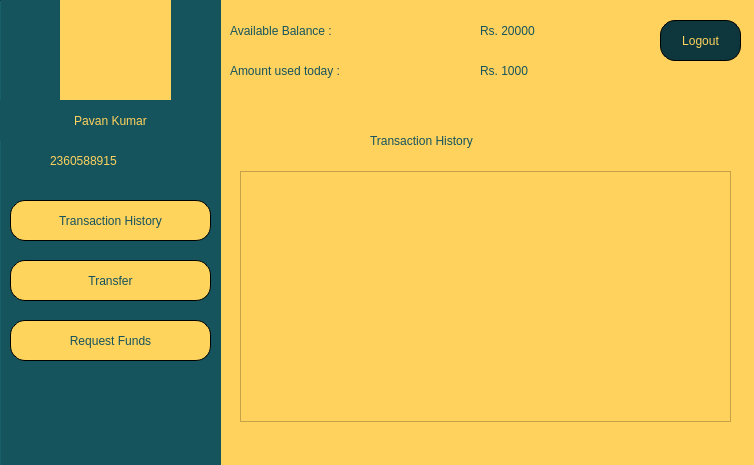
<?xml version="1.0" encoding="UTF-8"?>
<ui version="4.0">
 <class>MainWindow</class>
 <widget class="QMainWindow" name="MainWindow">
  <property name="geometry">
   <rect>
    <x>0</x>
    <y>0</y>
    <width>754</width>
    <height>465</height>
   </rect>
  </property>
  <property name="windowTitle">
   <string>MainWindow</string>
  </property>
  <property name="styleSheet">
   <string notr="true">background-color: rgb(255, 210, 93);</string>
  </property>
  <widget class="QWidget" name="centralwidget">
   <widget class="Line" name="line">
    <property name="geometry">
     <rect>
      <x>-220</x>
      <y>0</y>
      <width>441</width>
      <height>471</height>
     </rect>
    </property>
    <property name="styleSheet">
     <string notr="true">background-color: rgb(21, 82, 93);
background-color: rgb(21, 84, 93);</string>
    </property>
    <property name="orientation">
     <enum>Qt::Vertical</enum>
    </property>
   </widget>
   <widget class="QLabel" name="label">
    <property name="geometry">
     <rect>
      <x>60</x>
      <y>0</y>
      <width>111</width>
      <height>121</height>
     </rect>
    </property>
    <property name="styleSheet">
     <string notr="true">
background-image: url(:/logo/assets/logo3_1.png);</string>
    </property>
    <property name="text">
     <string/>
    </property>
    <property name="pixmap">
     <pixmap>:/logo/assets/logo3_1.png</pixmap>
    </property>
    <property name="scaledContents">
     <bool>true</bool>
    </property>
   </widget>
   <widget class="QPushButton" name="transaction_btn">
    <property name="geometry">
     <rect>
      <x>10</x>
      <y>200</y>
      <width>201</width>
      <height>41</height>
     </rect>
    </property>
    <property name="styleSheet">
     <string notr="true">QPushButton {
font: italic 18pt &quot;Goudy Old Style&quot;;
background-color: rgb(255, 212, 93);
color: rgb(21, 82, 93);
border: 1px solid;
border-radius: 15px;
}
QPushButton:hover {
background-color:rgb(14, 54, 61);
color:rgb(255,212,93);
}</string>
    </property>
    <property name="text">
     <string>Transaction History</string>
    </property>
   </widget>
   <widget class="QPushButton" name="transfer_btn">
    <property name="geometry">
     <rect>
      <x>10</x>
      <y>260</y>
      <width>201</width>
      <height>41</height>
     </rect>
    </property>
    <property name="styleSheet">
     <string notr="true">QPushButton {
font: italic 18pt &quot;Goudy Old Style&quot;;
background-color: rgb(255, 212, 93);
color: rgb(21, 82, 93);
border: 1px solid;
border-radius: 15px;
}
QPushButton:hover {
background-color:rgb(14, 54, 61);
color:rgb(255,212,93);
}</string>
    </property>
    <property name="text">
     <string>Transfer</string>
    </property>
   </widget>
   <widget class="QPushButton" name="deposit_btn">
    <property name="geometry">
     <rect>
      <x>10</x>
      <y>320</y>
      <width>201</width>
      <height>41</height>
     </rect>
    </property>
    <property name="styleSheet">
     <string notr="true">QPushButton {
font: italic 18pt &quot;Goudy Old Style&quot;;
background-color: rgb(255, 212, 93);
color: rgb(21, 82, 93);
border: 1px solid;
border-radius: 15px;
}
QPushButton:hover {
background-color:rgb(14, 54, 61);
color:rgb(255,212,93);
}</string>
    </property>
    <property name="text">
     <string>Request Funds</string>
    </property>
   </widget>
   <widget class="QLabel" name="label_2">
    <property name="geometry">
     <rect>
      <x>0</x>
      <y>100</y>
      <width>221</width>
      <height>41</height>
     </rect>
    </property>
    <property name="styleSheet">
     <string notr="true">background-color: rgb(21, 84, 93);
color: rgb(255, 210, 93);
font: 75 24pt &quot;Goudy Old Style&quot;;</string>
    </property>
    <property name="text">
     <string>Pavan Kumar</string>
    </property>
    <property name="alignment">
     <set>Qt::AlignCenter</set>
    </property>
   </widget>
   <widget class="QStackedWidget" name="stackedWidget">
    <property name="geometry">
     <rect>
      <x>230</x>
      <y>110</y>
      <width>521</width>
      <height>351</height>
     </rect>
    </property>
    <property name="currentIndex">
     <number>0</number>
    </property>
    <widget class="QWidget" name="transaction_page">
     <widget class="QLabel" name="label_10">
      <property name="geometry">
       <rect>
        <x>140</x>
        <y>10</y>
        <width>221</width>
        <height>41</height>
       </rect>
      </property>
      <property name="styleSheet">
       <string notr="true">color: rgb(21, 84, 93);
font: 75 20pt &quot;Goudy Old Style&quot;;</string>
      </property>
      <property name="text">
       <string>Transaction History</string>
      </property>
     </widget>
     <widget class="QTableWidget" name="History_table">
      <property name="geometry">
       <rect>
        <x>10</x>
        <y>61</y>
        <width>491</width>
        <height>251</height>
       </rect>
      </property>
      <property name="styleSheet">
       <string notr="true">font: 75 14pt &quot;Goudy Old Style&quot;;
color: rgb(0, 0, 0);</string>
      </property>
     </widget>
    </widget>
    <widget class="QWidget" name="withdraw_page"/>
    <widget class="QWidget" name="depost_page">
     <widget class="QLabel" name="label_5">
      <property name="geometry">
       <rect>
        <x>180</x>
        <y>30</y>
        <width>111</width>
        <height>41</height>
       </rect>
      </property>
      <property name="styleSheet">
       <string notr="true">background-color: rgb(255, 210, 93);
color: rgb(21, 84, 93);
font: 75 24pt &quot;Goudy Old Style&quot;;
 </string>
      </property>
      <property name="text">
       <string>Deposit</string>
      </property>
     </widget>
     <widget class="QLabel" name="label_18">
      <property name="geometry">
       <rect>
        <x>20</x>
        <y>130</y>
        <width>251</width>
        <height>41</height>
       </rect>
      </property>
      <property name="styleSheet">
       <string notr="true">background-color: rgb(255, 210, 93);
color: rgb(21, 84, 93);
font: 75 18pt &quot;Goudy Old Style&quot;;
 </string>
      </property>
      <property name="text">
       <string>Enter Amount to Request</string>
      </property>
     </widget>
     <widget class="QLineEdit" name="Deposit_amnt_edt">
      <property name="geometry">
       <rect>
        <x>310</x>
        <y>140</y>
        <width>141</width>
        <height>21</height>
       </rect>
      </property>
     </widget>
     <widget class="QPushButton" name="deposit_btn_child">
      <property name="geometry">
       <rect>
        <x>140</x>
        <y>210</y>
        <width>201</width>
        <height>41</height>
       </rect>
      </property>
      <property name="styleSheet">
       <string notr="true">QPushButton {
font: italic 18pt &quot;Goudy Old Style&quot;;
background-color: rgb(255, 212, 93);
color: rgb(21, 82, 93);
border: 1px solid;
border-radius: 15px;
}
QPushButton:hover {
background-color:rgb(14, 54, 61);
color:rgb(255,212,93);
}</string>
      </property>
      <property name="text">
       <string>Request</string>
      </property>
     </widget>
    </widget>
    <widget class="QWidget" name="transfer_page">
     <widget class="QStackedWidget" name="Transfer_widget">
      <property name="geometry">
       <rect>
        <x>20</x>
        <y>69</y>
        <width>481</width>
        <height>251</height>
       </rect>
      </property>
      <property name="currentIndex">
       <number>1</number>
      </property>
      <widget class="QWidget" name="verify_account_page">
       <widget class="QLabel" name="label_6">
        <property name="geometry">
         <rect>
          <x>20</x>
          <y>50</y>
          <width>211</width>
          <height>41</height>
         </rect>
        </property>
        <property name="styleSheet">
         <string notr="true">color: rgb(21, 84, 93);
font: 75 14pt &quot;Goudy Old Style&quot;;</string>
        </property>
        <property name="text">
         <string>Enter Account Number</string>
        </property>
       </widget>
       <widget class="QLineEdit" name="acc_edt">
        <property name="geometry">
         <rect>
          <x>260</x>
          <y>60</y>
          <width>181</width>
          <height>31</height>
         </rect>
        </property>
        <property name="styleSheet">
         <string notr="true">color: rgb(21, 84, 93);
font: 75 18pt &quot;Goudy Old Style&quot;;</string>
        </property>
       </widget>
       <widget class="QPushButton" name="verify_btn">
        <property name="geometry">
         <rect>
          <x>130</x>
          <y>140</y>
          <width>201</width>
          <height>41</height>
         </rect>
        </property>
        <property name="styleSheet">
         <string notr="true">QPushButton {
font: italic 18pt &quot;Goudy Old Style&quot;;
background-color: rgb(255, 212, 93);
color: rgb(21, 82, 93);
border: 1px solid;
border-radius: 15px;
}
QPushButton:hover {
background-color:rgb(14, 54, 61);
color:rgb(255,212,93);
}</string>
        </property>
        <property name="text">
         <string>Verify</string>
        </property>
       </widget>
      </widget>
      <widget class="QWidget" name="amount_enter_page">
       <widget class="QLabel" name="label_13">
        <property name="geometry">
         <rect>
          <x>90</x>
          <y>40</y>
          <width>81</width>
          <height>21</height>
         </rect>
        </property>
        <property name="styleSheet">
         <string notr="true">color: rgb(21, 84, 93);
font: 75 14pt &quot;Goudy Old Style&quot;;</string>
        </property>
        <property name="text">
         <string>Name</string>
        </property>
       </widget>
       <widget class="QLineEdit" name="Name_edt">
        <property name="geometry">
         <rect>
          <x>240</x>
          <y>30</y>
          <width>161</width>
          <height>31</height>
         </rect>
        </property>
        <property name="styleSheet">
         <string notr="true">color: rgb(21, 84, 93);
font: 75 16pt &quot;Goudy Old Style&quot;;</string>
        </property>
       </widget>
       <widget class="QLabel" name="label_14">
        <property name="geometry">
         <rect>
          <x>90</x>
          <y>80</y>
          <width>121</width>
          <height>21</height>
         </rect>
        </property>
        <property name="styleSheet">
         <string notr="true">color: rgb(21, 84, 93);
font: 75 14pt &quot;Goudy Old Style&quot;;</string>
        </property>
        <property name="text">
         <string>Enter Amount</string>
        </property>
       </widget>
       <widget class="QLineEdit" name="Name_edt_2">
        <property name="geometry">
         <rect>
          <x>240</x>
          <y>70</y>
          <width>161</width>
          <height>31</height>
         </rect>
        </property>
        <property name="styleSheet">
         <string notr="true">color: rgb(21, 84, 93);
font: 75 16pt &quot;Goudy Old Style&quot;;</string>
        </property>
       </widget>
       <widget class="QLineEdit" name="Name_edt_3">
        <property name="geometry">
         <rect>
          <x>240</x>
          <y>110</y>
          <width>161</width>
          <height>31</height>
         </rect>
        </property>
        <property name="styleSheet">
         <string notr="true">color: rgb(21, 84, 93);
font: 75 16pt &quot;Goudy Old Style&quot;;</string>
        </property>
       </widget>
       <widget class="QLabel" name="label_15">
        <property name="geometry">
         <rect>
          <x>90</x>
          <y>120</y>
          <width>141</width>
          <height>21</height>
         </rect>
        </property>
        <property name="styleSheet">
         <string notr="true">color: rgb(21, 84, 93);
font: 75 14pt &quot;Goudy Old Style&quot;;</string>
        </property>
        <property name="text">
         <string>Re- Enter Amount</string>
        </property>
       </widget>
       <widget class="QPushButton" name="confirm_btn">
        <property name="geometry">
         <rect>
          <x>150</x>
          <y>190</y>
          <width>201</width>
          <height>41</height>
         </rect>
        </property>
        <property name="styleSheet">
         <string notr="true">QPushButton {
font: italic 18pt &quot;Goudy Old Style&quot;;
background-color: rgb(255, 212, 93);
color: rgb(21, 82, 93);
border: 1px solid;
border-radius: 15px;
}
QPushButton:hover {
background-color:rgb(14, 54, 61);
color:rgb(255,212,93);
}</string>
        </property>
        <property name="text">
         <string>Confirm</string>
        </property>
       </widget>
       <widget class="QLabel" name="label_19">
        <property name="geometry">
         <rect>
          <x>90</x>
          <y>160</y>
          <width>141</width>
          <height>21</height>
         </rect>
        </property>
        <property name="styleSheet">
         <string notr="true">color: rgb(21, 84, 93);
font: 75 14pt &quot;Goudy Old Style&quot;;</string>
        </property>
        <property name="text">
         <string>Message</string>
        </property>
       </widget>
       <widget class="QLineEdit" name="message_edt">
        <property name="geometry">
         <rect>
          <x>240</x>
          <y>150</y>
          <width>161</width>
          <height>31</height>
         </rect>
        </property>
        <property name="styleSheet">
         <string notr="true">color: rgb(21, 84, 93);
font: 75 16pt &quot;Goudy Old Style&quot;;</string>
        </property>
       </widget>
      </widget>
      <widget class="QWidget" name="Confirm_amount_page">
       <widget class="QLabel" name="label_12">
        <property name="geometry">
         <rect>
          <x>80</x>
          <y>60</y>
          <width>131</width>
          <height>21</height>
         </rect>
        </property>
        <property name="styleSheet">
         <string notr="true">color: rgb(21, 84, 93);
font: 75 14pt &quot;Goudy Old Style&quot;;</string>
        </property>
        <property name="text">
         <string>Username</string>
        </property>
       </widget>
       <widget class="QLineEdit" name="lineEdit">
        <property name="geometry">
         <rect>
          <x>280</x>
          <y>60</y>
          <width>161</width>
          <height>31</height>
         </rect>
        </property>
        <property name="styleSheet">
         <string notr="true">color: rgb(21, 84, 93);
font: 75 18pt &quot;Goudy Old Style&quot;;</string>
        </property>
       </widget>
       <widget class="QLabel" name="label_16">
        <property name="geometry">
         <rect>
          <x>80</x>
          <y>100</y>
          <width>131</width>
          <height>21</height>
         </rect>
        </property>
        <property name="styleSheet">
         <string notr="true">color: rgb(21, 84, 93);
font: 75 14pt &quot;Goudy Old Style&quot;;</string>
        </property>
        <property name="text">
         <string>Password</string>
        </property>
       </widget>
       <widget class="QLineEdit" name="lineEdit_2">
        <property name="geometry">
         <rect>
          <x>280</x>
          <y>100</y>
          <width>161</width>
          <height>31</height>
         </rect>
        </property>
        <property name="styleSheet">
         <string notr="true">color: rgb(21, 84, 93);
font: 75 18pt &quot;Goudy Old Style&quot;;</string>
        </property>
       </widget>
       <widget class="QPushButton" name="Transfer_btn">
        <property name="geometry">
         <rect>
          <x>130</x>
          <y>160</y>
          <width>201</width>
          <height>41</height>
         </rect>
        </property>
        <property name="styleSheet">
         <string notr="true">QPushButton {
font: italic 18pt &quot;Goudy Old Style&quot;;
background-color: rgb(255, 212, 93);
color: rgb(21, 82, 93);
border: 1px solid;
border-radius: 15px;
}
QPushButton:hover {
background-color:rgb(14, 54, 61);
color:rgb(255,212,93);
}</string>
        </property>
        <property name="text">
         <string>Transfer</string>
        </property>
       </widget>
      </widget>
     </widget>
     <widget class="QLabel" name="label_11">
      <property name="geometry">
       <rect>
        <x>190</x>
        <y>20</y>
        <width>151</width>
        <height>41</height>
       </rect>
      </property>
      <property name="styleSheet">
       <string notr="true">color: rgb(21, 84, 93);
font: 75 20pt &quot;Goudy Old Style&quot;;</string>
      </property>
      <property name="text">
       <string>TRANSFER</string>
      </property>
     </widget>
    </widget>
   </widget>
   <widget class="QLabel" name="label_7">
    <property name="geometry">
     <rect>
      <x>230</x>
      <y>10</y>
      <width>201</width>
      <height>41</height>
     </rect>
    </property>
    <property name="styleSheet">
     <string notr="true">color: rgb(21, 84, 93);
font: 75 20pt &quot;Goudy Old Style&quot;;</string>
    </property>
    <property name="text">
     <string>Available Balance :</string>
    </property>
   </widget>
   <widget class="QLabel" name="label_8">
    <property name="geometry">
     <rect>
      <x>480</x>
      <y>10</y>
      <width>151</width>
      <height>41</height>
     </rect>
    </property>
    <property name="styleSheet">
     <string notr="true">color: rgb(21, 84, 93);
font: 75 20pt &quot;Goudy Old Style&quot;;</string>
    </property>
    <property name="text">
     <string>Rs. 20000</string>
    </property>
   </widget>
   <widget class="QLabel" name="label_9">
    <property name="geometry">
     <rect>
      <x>230</x>
      <y>50</y>
      <width>231</width>
      <height>41</height>
     </rect>
    </property>
    <property name="styleSheet">
     <string notr="true">color: rgb(21, 84, 93);
font: 75 20pt &quot;Goudy Old Style&quot;;</string>
    </property>
    <property name="text">
     <string>Amount used today :</string>
    </property>
   </widget>
   <widget class="QLabel" name="Used_lbl">
    <property name="geometry">
     <rect>
      <x>480</x>
      <y>50</y>
      <width>161</width>
      <height>41</height>
     </rect>
    </property>
    <property name="styleSheet">
     <string notr="true">color: rgb(21, 84, 93);
font: 75 20pt &quot;Goudy Old Style&quot;;</string>
    </property>
    <property name="text">
     <string>Rs. 1000</string>
    </property>
   </widget>
   <widget class="QLabel" name="label_17">
    <property name="geometry">
     <rect>
      <x>50</x>
      <y>150</y>
      <width>121</width>
      <height>21</height>
     </rect>
    </property>
    <property name="styleSheet">
     <string notr="true">background-color: rgb(21, 84, 93);
color: rgb(255, 210, 93);
font: 75 18pt &quot;Goudy Old Style&quot;;</string>
    </property>
    <property name="text">
     <string>2360588915</string>
    </property>
   </widget>
   <widget class="QPushButton" name="logout_btn">
    <property name="geometry">
     <rect>
      <x>660</x>
      <y>20</y>
      <width>81</width>
      <height>41</height>
     </rect>
    </property>
    <property name="styleSheet">
     <string notr="true">QPushButton {
font: italic 18pt &quot;Goudy Old Style&quot;;
background-color:rgb(14, 54, 61);
color:rgb(255,212,93);
border: 1px solid;
border-radius: 15px;
}
QPushButton:hover {

background-color: rgb(255, 212, 93);
color: rgb(21, 82, 93);

}</string>
    </property>
    <property name="text">
     <string>Logout</string>
    </property>
   </widget>
  </widget>
 </widget>
 <resources>
  <include location="../Resource/company_logo_blue.qrc"/>
 </resources>
 <connections/>
</ui>
